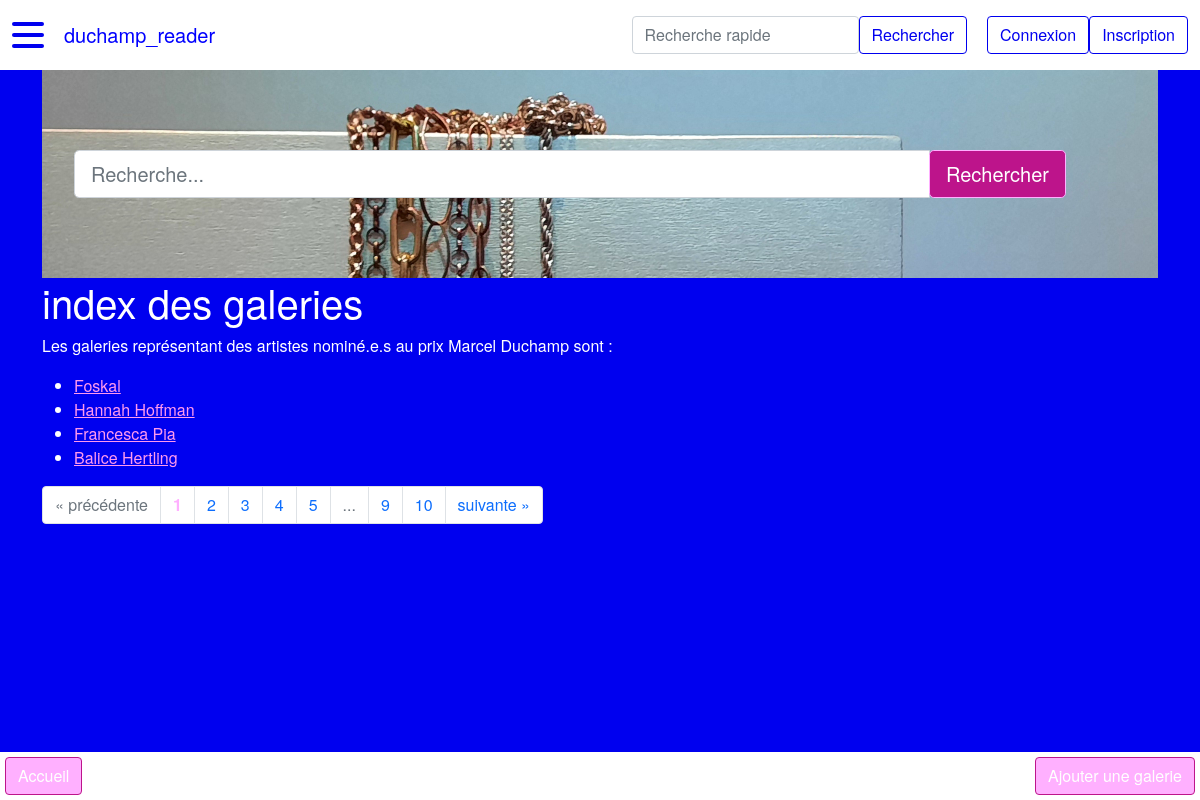
The page /galerie on the database as committed earlier.
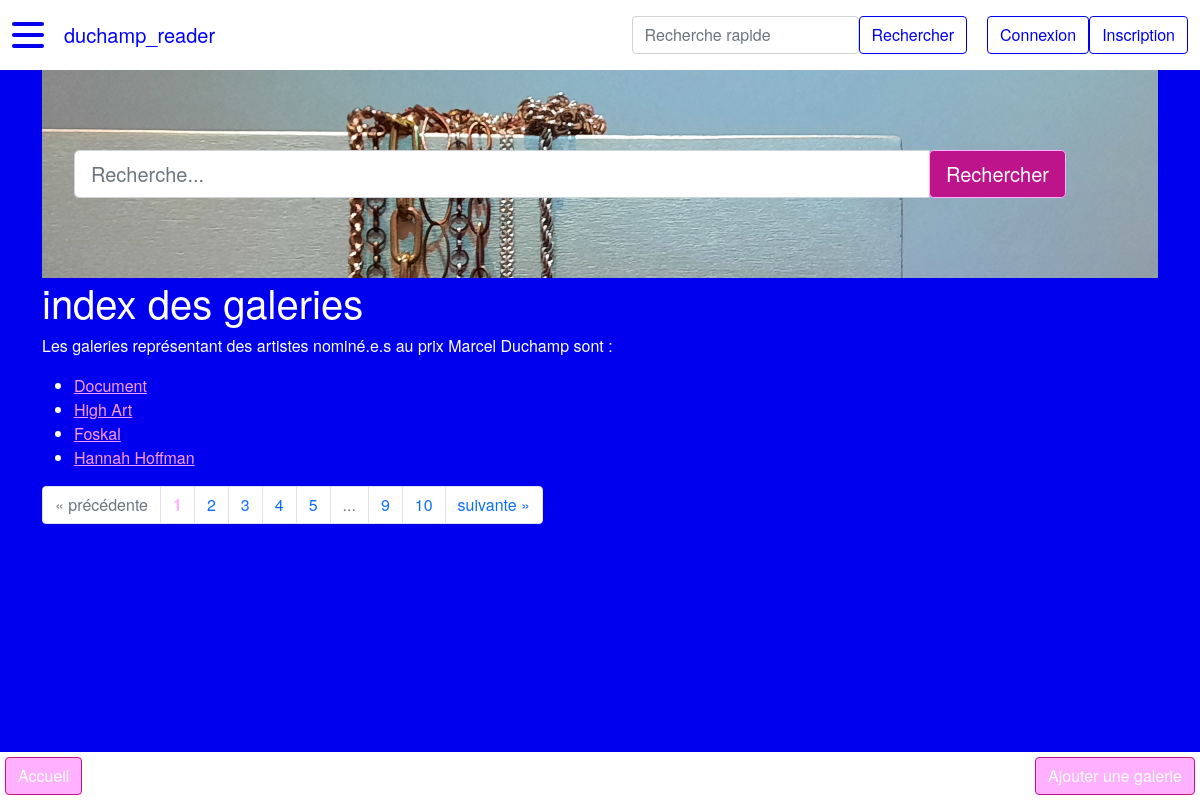
The same page on the database as committed later.
### duchamp_reader/modeles/classes_generic.py (models this page shows, shortened)
class Galerie(db.Model):
    __tablename__ = "galerie"
    id = db.Column(db.Integer, unique=True, nullable=False, primary_key=True, autoincrement=True)
    nom = db.Column(db.Text, unique=True, nullable=False)
    url = db.Column(db.Text, unique=True)
    classname = db.Column(db.Text, nullable=False, default="galerie")
    authorship = db.relationship("AuthorshipGalerie", back_populates="galerie")
    represent = db.relationship("RelationRepresente", back_populates="galerie")
    localisation = db.relationship("RelationLocalisation", back_populates="galerie")

### duchamp_reader/routes.py (the view)
@app.route("/galerie")
def galerie_index():
    page = request.args.get("page", 1)
    titre = "index des galeries"
    if isinstance(page, str) and page.isdigit():
        page = int(page)
    else:
        page = 1
    galeries = Galerie.query.order_by(Galerie.id.desc()).paginate(page=page, per_page=PERPAGE)
    return render_template("pages/galerie_index.html", titre=titre, galeries=galeries,
                           last_nominations=last_nominations, last_artistes=last_artistes, last_galeries=last_galeries,
                           last_themes=last_themes, last_villes=last_villes)

### duchamp_reader/templates/pages/galerie_index.html (shortened to what this page needs)
{% extends "conteneur.html" %}
{% block homesearch %}
    {% include "partials/recherche.html" %}
{% endblock %}
{% block corps %}
<h1>{{titre}}</h1>
    {% if galeries %}
        <p>Les galeries représentant des artistes nominé.e.s au prix Marcel Duchamp sont :</p>
        <ul>
            {% for galerie in galeries.items %}
                <li><a href="{{url_for('galerie_main', id_galerie=galerie.id)}}">
                    {{galerie.nom}}
                </a></li>
            {% endfor %}
        </ul>
        <nav aria-label="research-pagination">
            <ul class="pagination">
                {% if galeries.has_prev %}
                    <li class="page-item">
                {% else%}
                    <li class="page-item disabled">
                {% endif %}
                        <a class="page-link" href="{{url_for('galerie_index', page=galeries.prev_num)}}" aria-label="Previous">
                            <span aria-hidden="true">&laquo;</span>
                            <span class="sr-only">précédente</span>
                        </a>
                    </li>
                {% for page in galeries.iter_pages() %}
                    {% if page %}
                        {% if page != galeries.page %}
                        <li class="page-item">
                            <a class="page-link" href="{{url_for('galerie_index', page=page)}}">
                                {{page}}
                            </a>
                        </li>
                        {% else %}
                            <li class="page-item active disabled">
                                <a class="page-link"><b style="color: var(--custom-light-pink)">{{page}}</b></a>
                            </li>
                        {% endif %}
                    {% else %}
                    <li class="page-item disabled">
                        <a class="page-link">...</a>
                    </li>
                    {% endif %}
                {% endfor %}
                {% if galeries.has_next %}
                    <li class="page-item">
                {% else %}
                    <li class="page-item disabled">
                {% endif %}
                    <a class="page-link" href="{{url_for('galerie_index', page=galeries.next_num)}}" aria-label="Next">
                        <span class="sr-only">suivante</span>
                        <span aria-hidden="true">&raquo;</span>
                    </a>
                </li>
            </ul>
        </nav>
    {% endif %}
    <div class="basdepage">
        <a class="btn" href="{{url_for('accueil')}}">Accueil</a>
        <a class="btn" href="{{ url_for('galerie_add') }}">Ajouter une galerie</a>
    </div>
{% endblock %}

Rows that differ between the two databases and show on the page:
no longer on this page (row unchanged): Galerie: nom "Francesca Pia"
no longer on this page (row unchanged): Galerie: nom "Balice Hertling"
added Galerie: nom "Document"
added Galerie: nom "High Art"
